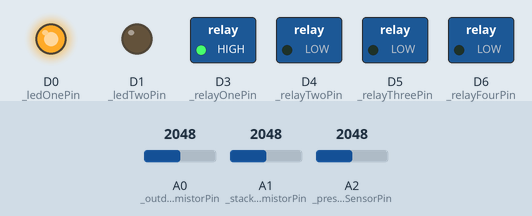
A sketch run on a simulated Particle Photon. Parts: switched loads named in the sketch (green lamp = pin HIGH), output pins drawn as LEDs (lit = HIGH). Inputs (shaded band) come from the test bench; at power-on: A0 (_outdoorThermistorPin) = 2048, A1 (_stackThermistorPin) = 2048, A2 (_pressureSensorPin) = 2048.

Above: at 0.3 s.
Timing chart, 0 to 1.8 s (numbered marks = the images above):
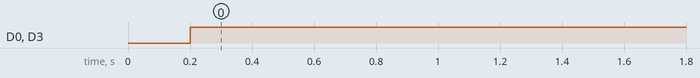

The sketch:

radon.ino
```cpp
#include "photon-thermistor.h"
#include <math.h>

//Relay Pins
int _relayOnePin = D3; //Fan
int _relayTwoPin = D4; //Deicer
int _relayThreePin = D5; //Empty
int _relayFourPin = D6; //Empty

// LED
int _ledOnePin = D0;
int _ledTwoPin = D1;

//Analog Pins
int _outdoorThermistorPin = A0; //OutDoor Temp
int _stackThermistorPin = A1; //Stack Temp
int _pressureSensorPin = A2; //Pressure Sensor

float _currentStackTemp = 0.0;
float _currentOutdoorTemp = 0.0;
float _currentStackPressure = 0.0;

//This is the tempature when we make a decision as to what to do.
float _thresholdFanTemp = 70; //20
float _thresholdDeIcerTemp = 70; //30

bool _isFanOn = false; //variable to hold onto the current state.
bool _isDeIcerOn = false; //variable to hold onto the current state.

Thermistor *stackThermistor;
Thermistor *outdoorThermistor;

void setup() {
  // For an NTC (negative temperature coefficient) thermistor only!
  // CONSTRUCTOR PARAMETERS:
  // 1. pin: Photon pin
  // 2. seriesResistor: The resistance value of the fixed resistor (based on your hardware setup)
  // 3. adcMax: The maximum analog-to-digital convert value returned by analogRead (Photon is 4095 NOT the typical Arduino 1023!)
  // 4. thermistorNominal: Resistance at nominal temperature (will be documented with the thermistor, usually "10k")
  // 5. temperatureNominal: Temperature for nominal resistance in celcius (will be supplied with the thermistor, assume 25 if not stated)
  // 6. bCoef: Beta coefficient of the thermistor; usually 3435 or 3950 (will be documented with the thermistor)
  // 7. samples: Number of analog samples to average (for smoothing)
  // 8. sampleDelay: Milliseconds between analog samples (for smoothing)
  stackThermistor = new Thermistor(_stackThermistorPin, 10000, 4095, 10000, 25, 3950, 5, 20);
  outdoorThermistor = new Thermistor(_outdoorThermistorPin, 10000, 4095, 10000, 25, 3950, 5, 20);

  pinMode(_relayOnePin, OUTPUT);
  pinMode(_relayTwoPin, OUTPUT);
  pinMode(_relayThreePin, OUTPUT);
  pinMode(_relayFourPin, OUTPUT);
  pinMode(_ledOnePin, OUTPUT);
  pinMode(_ledTwoPin, OUTPUT);

  //Init the Relays
  digitalWrite(_relayOnePin, 0);
  digitalWrite(_relayTwoPin, 0);
  digitalWrite(_relayThreePin, 0);
  digitalWrite(_relayFourPin, 0);

  //Init the LEDs
  digitalWrite(_ledOnePin, 0);
  digitalWrite(_ledTwoPin, 0);

/*
  Particle.variable("CurrentStackTemp", &_currentStackTemp, DOUBLE);
  Particle.variable("CurrentOutdoorTemp", &_currentOutdoorTemp, DOUBLE);
  Particle.variable("CurrentStackPressure", &_currentStackPressure, DOUBLE);

  Particle.variable("IsFanOn", &_isFanOn, bool);
  Particle.variable("IsDeicerOn", &_isDeicerOn, bool);
*/
   Particle.function("flipRelay", activateRelay);
  //Particle.function("setThresholdFanTemp", setThresholdFanTemp);
  //Particle.function("setThresholdDeicerTemp", setThresholdDeIcerTemp);
}

void loop() {
  _currentStackTemp = stackThermistor->readTempF();
  _currentOutdoorTemp = outdoorThermistor->readTempF();

  fanTempCheck();
  deIcerTempCheck();
  readPressureSensor();
  publishCurrentState();

  delay(30000);
}

int activateRelay( String relayName ){

  Particle.publish("activateRelay", relayName);

  if (relayName == "Fan") {
    if ( _isFanOn == true )
    {
      activateFan(0);
      _isFanOn == false;
      return 0;
    }
    else
    {
      activateFan(1);
      _isFanOn == true;
      return 1;
    }
  }
  else if (relayName == "DeIcer") {
    if ( _isDeIcerOn == true )
    {
      activateDeIcer(0);
      _isDeIcerOn = false;
      return 0;
    }
    else
    {
      activateDeIcer(1);
      _isDeIcerOn = true;
      return 1;
    }
  }
}


void fanTempCheck () {

  if( _currentOutdoorTemp < _thresholdFanTemp ){
    // if the outdoor temp is lower then turn off the fan
    activateFan(0);

    //If the fan is currently ON publish that we are turning it OFF.
    if ( _isFanOn == true ) {
      Particle.publish("Radon_Fan", "OFF");
    }

    _isFanOn = false;
  }
  else
  {
    activateFan(1);

    //If the fan is currently OFF publish that we are turning it ON.
    if ( _isFanOn == false ){
      Particle.publish("Radon_Fan", "ON");
    }

    _isFanOn = true;
  }

}

void activateFan(int status) {
  digitalWrite(_relayOnePin, status);
  digitalWrite(_ledOnePin, status);
}

void deIcerTempCheck () {

  if( _currentOutdoorTemp < _thresholdDeIcerTemp ){
    // if the temp is lower than the threshold then turn on the deicer
    activateDeIcer(1);

    if ( _isDeIcerOn == false ) {
      Particle.publish("Radon_DeIcer", "ON");
    }

    _isDeIcerOn = true;
  }
  else
  {
    activateDeIcer(0);

    if ( _isDeIcerOn == true ) {
      Particle.publish("Radon_DeIcer", "Off");
    }

    _isDeIcerOn = false;
  }

}

void activateDeIcer(int status) {
  digitalWrite(_relayTwoPin, status);
  digitalWrite(_ledTwoPin, status);
}

void readPressureSensor () {

  int _samples = 5;
  int _sampleDelay = 20;
  float sum = 0;

  for(int i=0; i<_samples; i++) {
    sum += analogRead(_pressureSensorPin);
    delay(_sampleDelay);
  }

  float currentPressure = sum / ((float)_samples);
  _currentStackPressure = currentPressure;

}

void publishCurrentState(){

  String systemStatusPayload = "{";
  systemStatusPayload = systemStatusPayload + "'stackTemp':" + String(_currentStackTemp) + ",";
  systemStatusPayload = systemStatusPayload + "'outdoorTemp':" + String(_currentOutdoorTemp) + ",";
  systemStatusPayload = systemStatusPayload + "'stackPressure':" + String(_currentStackPressure) + ",";
  systemStatusPayload = systemStatusPayload + "'isFanOn':" + String(_isFanOn) + ",";
  systemStatusPayload = systemStatusPayload + "'isDeIcerOn':" + String(_isDeIcerOn);

  systemStatusPayload = systemStatusPayload + "}";

  Particle.publish("Radon_Current_State", systemStatusPayload);

}
```

photon-thermistor.cpp
```cpp
// (licence header left out)
#include "photon-thermistor.h"
#include "application.h"
#include <math.h>

#define ABS_ZERO 273.15

Thermistor::Thermistor(int pin, int seriesResistor, int adcMax, int thermistorNominal, int temperatureNominal, int bCoef, int samples, int sampleDelay) {
  _pin = pin;
  _seriesResistor = seriesResistor;
  _adcMax = adcMax;
  _thermistorNominal = thermistorNominal;
  _temperatureNominal = temperatureNominal;
  _bCoef = bCoef;
  _samples = samples;
  _sampleDelay = sampleDelay;

  pinMode(_pin, INPUT);
}

float Thermistor::readTempRaw() {
  float sum = 0;
  for(int i=0; i<_samples; i++) {
    sum += analogRead(_pin);
    delay(_sampleDelay);
  }

  return sum / ((float)_samples);
}

float Thermistor::readTempK() {
  float adcAvg = readTempRaw();
  float r = ((float)_seriesResistor) / (((float)_adcMax) / adcAvg - 1);
  float s = (r / ((float)_thermistorNominal));
  s = log(s);
  s = s * (1 / ((float)_bCoef));
  s = s + 1 / (((float)_temperatureNominal) + ABS_ZERO);
  s = 1 / s;
  return s;
}

float Thermistor::readTempC() {
  return readTempK() - ABS_ZERO;
}

float Thermistor::readTempF() {
  return (readTempC() * 1.8) + 32;
}
```

photon-thermistor.h
```cpp
// (licence header left out)
#include <math.h>

class Thermistor {
  private:
    int _pin;
    int _seriesResistor;
    int _adcMax;
    int _thermistorNominal;
    int _temperatureNominal;
    int _bCoef;
    int _samples;
    int _sampleDelay;

  public:
    Thermistor(int pin, int seriesResistor, int adcMax, int thermistorNominal, int temperatureNominal, int bCoef, int samples, int sampleDelay);

    float readTempRaw();
    float readTempK();
    float readTempC();
    float readTempF();
};
```

Measured:
- by itself, D0 (_ledOnePin), D3 (_relayOnePin): LOW → HIGH at 0.20 s
